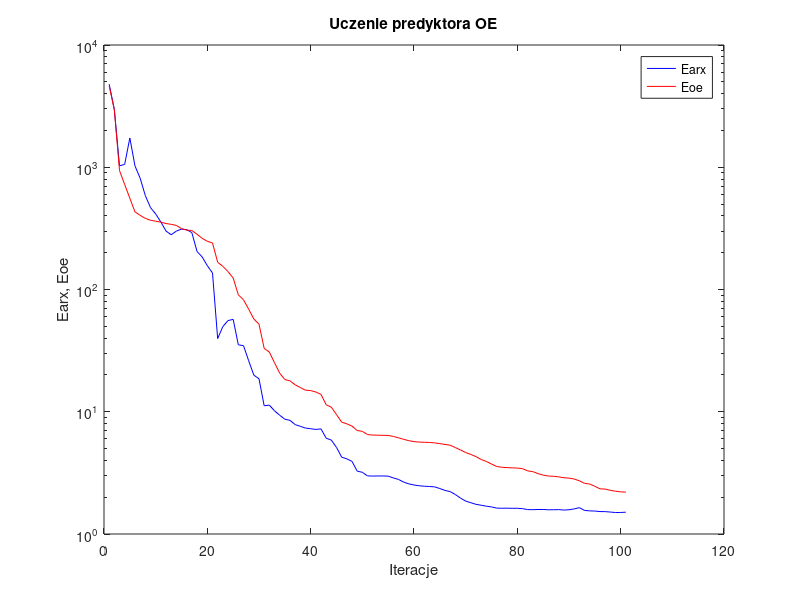
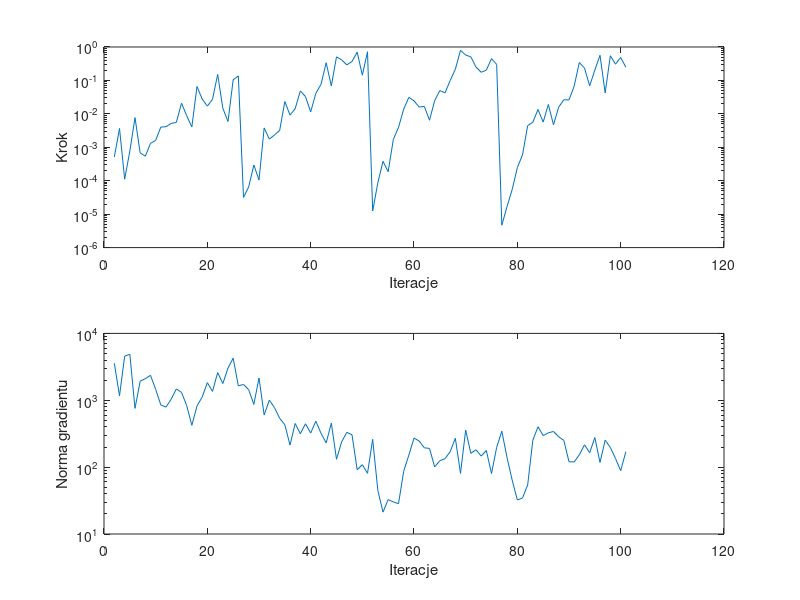

Recreate these plots in MATLAB, in order.
%uczenie predyktora oe
clear all;
n=0; farx(n+1)=4.780175e+003; foe(n+1)=4.640242e+003; wspucz(n+1)=0.000000e+000; ng(n+1)=0.000000e+000;
%odnowa zmiennej metryki
n=1; farx(n+1)=2.970683e+003; foe(n+1)=2.947622e+003; krok(n+1)=5.127695e-004; ng(n+1)=3.570163e+003;
n=2; farx(n+1)=1.027649e+003; foe(n+1)=9.403581e+002; krok(n+1)=3.657312e-003; ng(n+1)=1.165646e+003;
n=3; farx(n+1)=1.055655e+003; foe(n+1)=7.227238e+002; krok(n+1)=1.112345e-004; ng(n+1)=4.574301e+003;
n=4; farx(n+1)=1.735419e+003; foe(n+1)=5.579688e+002; krok(n+1)=7.740461e-004; ng(n+1)=4.866576e+003;
n=5; farx(n+1)=1.023928e+003; foe(n+1)=4.313016e+002; krok(n+1)=7.692316e-003; ng(n+1)=7.557971e+002;
n=6; farx(n+1)=8.127985e+002; foe(n+1)=4.042344e+002; krok(n+1)=6.791933e-004; ng(n+1)=1.930184e+003;
n=7; farx(n+1)=5.856048e+002; foe(n+1)=3.818806e+002; krok(n+1)=5.440767e-004; ng(n+1)=2.107624e+003;
n=8; farx(n+1)=4.677447e+002; foe(n+1)=3.683879e+002; krok(n+1)=1.307219e-003; ng(n+1)=2.362028e+003;
n=9; farx(n+1)=4.150407e+002; foe(n+1)=3.621981e+002; krok(n+1)=1.612540e-003; ng(n+1)=1.453748e+003;
n=10; farx(n+1)=3.571098e+002; foe(n+1)=3.555540e+002; krok(n+1)=4.027729e-003; ng(n+1)=8.496387e+002;
n=11; farx(n+1)=3.008085e+002; foe(n+1)=3.464524e+002; krok(n+1)=4.126056e-003; ng(n+1)=7.895546e+002;
n=12; farx(n+1)=2.804541e+002; foe(n+1)=3.412834e+002; krok(n+1)=5.167850e-003; ng(n+1)=1.037719e+003;
n=13; farx(n+1)=3.003773e+002; foe(n+1)=3.343742e+002; krok(n+1)=5.548179e-003; ng(n+1)=1.477025e+003;
n=14; farx(n+1)=3.119452e+002; foe(n+1)=3.148650e+002; krok(n+1)=2.096657e-002; ng(n+1)=1.310707e+003;
n=15; farx(n+1)=3.088336e+002; foe(n+1)=3.057731e+002; krok(n+1)=8.806488e-003; ng(n+1)=8.370943e+002;
n=16; farx(n+1)=2.921546e+002; foe(n+1)=3.041000e+002; krok(n+1)=4.065324e-003; ng(n+1)=4.219907e+002;
n=17; farx(n+1)=2.050279e+002; foe(n+1)=2.831656e+002; krok(n+1)=6.563449e-002; ng(n+1)=8.236071e+002;
n=18; farx(n+1)=1.846302e+002; foe(n+1)=2.620697e+002; krok(n+1)=2.768352e-002; ng(n+1)=1.115059e+003;
n=19; farx(n+1)=1.565159e+002; foe(n+1)=2.479904e+002; krok(n+1)=1.703693e-002; ng(n+1)=1.834438e+003;
n=20; farx(n+1)=1.365667e+002; foe(n+1)=2.403125e+002; krok(n+1)=2.721013e-002; ng(n+1)=1.356653e+003;
n=21; farx(n+1)=3.966805e+001; foe(n+1)=1.670981e+002; krok(n+1)=1.512759e-001; ng(n+1)=2.591840e+003;
n=22; farx(n+1)=4.973845e+001; foe(n+1)=1.545939e+002; krok(n+1)=1.468412e-002; ng(n+1)=1.778368e+003;
n=23; farx(n+1)=5.569496e+001; foe(n+1)=1.401356e+002; krok(n+1)=5.915258e-003; ng(n+1)=3.032779e+003;
n=24; farx(n+1)=5.697717e+001; foe(n+1)=1.241006e+002; krok(n+1)=1.046893e-001; ng(n+1)=4.265621e+003;
n=25; farx(n+1)=3.530801e+001; foe(n+1)=9.045637e+001; krok(n+1)=1.362644e-001; ng(n+1)=1.638293e+003;
%odnowa zmiennej metryki
n=26; farx(n+1)=3.471401e+001; foe(n+1)=8.243758e+001; krok(n+1)=3.168396e-005; ng(n+1)=1.727332e+003;
n=27; farx(n+1)=2.613580e+001; foe(n+1)=6.905317e+001; krok(n+1)=6.491660e-005; ng(n+1)=1.445150e+003;
n=28; farx(n+1)=1.992570e+001; foe(n+1)=5.739156e+001; krok(n+1)=2.967298e-004; ng(n+1)=8.659980e+002;
n=29; farx(n+1)=1.861341e+001; foe(n+1)=5.202157e+001; krok(n+1)=1.046887e-004; ng(n+1)=2.151275e+003;
n=30; farx(n+1)=1.119371e+001; foe(n+1)=3.299204e+001; krok(n+1)=3.795826e-003; ng(n+1)=6.016271e+002;
n=31; farx(n+1)=1.133196e+001; foe(n+1)=3.078160e+001; krok(n+1)=1.751967e-003; ng(n+1)=1.005008e+003;
n=32; farx(n+1)=1.018194e+001; foe(n+1)=2.521057e+001; krok(n+1)=2.339724e-003; ng(n+1)=7.754878e+002;
n=33; farx(n+1)=9.369006e+000; foe(n+1)=2.069497e+001; krok(n+1)=3.207202e-003; ng(n+1)=5.374673e+002;
n=34; farx(n+1)=8.689098e+000; foe(n+1)=1.834360e+001; krok(n+1)=2.338404e-002; ng(n+1)=4.306092e+002;
n=35; farx(n+1)=8.506980e+000; foe(n+1)=1.790864e+001; krok(n+1)=9.222377e-003; ng(n+1)=2.134914e+002;
n=36; farx(n+1)=7.846619e+000; foe(n+1)=1.660559e+001; krok(n+1)=1.423801e-002; ng(n+1)=4.494987e+002;
n=37; farx(n+1)=7.602196e+000; foe(n+1)=1.576615e+001; krok(n+1)=4.857442e-002; ng(n+1)=3.160841e+002;
n=38; farx(n+1)=7.351899e+000; foe(n+1)=1.501384e+001; krok(n+1)=3.276344e-002; ng(n+1)=4.455713e+002;
n=39; farx(n+1)=7.264944e+000; foe(n+1)=1.489998e+001; krok(n+1)=1.142218e-002; ng(n+1)=3.230443e+002;
n=40; farx(n+1)=7.165674e+000; foe(n+1)=1.450656e+001; krok(n+1)=4.086147e-002; ng(n+1)=4.869410e+002;
n=41; farx(n+1)=7.241229e+000; foe(n+1)=1.386042e+001; krok(n+1)=7.660919e-002; ng(n+1)=3.205387e+002;
n=42; farx(n+1)=6.078586e+000; foe(n+1)=1.141045e+001; krok(n+1)=3.372291e-001; ng(n+1)=2.297801e+002;
n=43; farx(n+1)=5.863068e+000; foe(n+1)=1.089631e+001; krok(n+1)=6.864555e-002; ng(n+1)=4.560619e+002;
n=44; farx(n+1)=5.107031e+000; foe(n+1)=9.483009e+000; krok(n+1)=5.065776e-001; ng(n+1)=1.310086e+002;
n=45; farx(n+1)=4.251500e+000; foe(n+1)=8.218149e+000; krok(n+1)=4.112198e-001; ng(n+1)=2.391329e+002;
n=46; farx(n+1)=4.116617e+000; foe(n+1)=7.965388e+000; krok(n+1)=2.921091e-001; ng(n+1)=3.315059e+002;
n=47; farx(n+1)=3.927111e+000; foe(n+1)=7.633379e+000; krok(n+1)=3.691454e-001; ng(n+1)=3.047367e+002;
n=48; farx(n+1)=3.269697e+000; foe(n+1)=7.022322e+000; krok(n+1)=7.011953e-001; ng(n+1)=9.143975e+001;
n=49; farx(n+1)=3.197608e+000; foe(n+1)=6.914372e+000; krok(n+1)=1.434696e-001; ng(n+1)=1.087212e+002;
n=50; farx(n+1)=2.987677e+000; foe(n+1)=6.507575e+000; krok(n+1)=7.203499e-001; ng(n+1)=8.082193e+001;
%odnowa zmiennej metryki
n=51; farx(n+1)=2.978295e+000; foe(n+1)=6.443986e+000; krok(n+1)=1.249822e-005; ng(n+1)=2.607632e+002;
n=52; farx(n+1)=2.982775e+000; foe(n+1)=6.432546e+000; krok(n+1)=8.683747e-005; ng(n+1)=4.490767e+001;
n=53; farx(n+1)=2.983505e+000; foe(n+1)=6.415447e+000; krok(n+1)=3.812868e-004; ng(n+1)=2.123710e+001;
n=54; farx(n+1)=2.973139e+000; foe(n+1)=6.399303e+000; krok(n+1)=1.858107e-004; ng(n+1)=3.275899e+001;
n=55; farx(n+1)=2.875014e+000; foe(n+1)=6.283091e+000; krok(n+1)=1.726346e-003; ng(n+1)=3.017056e+001;
n=56; farx(n+1)=2.794779e+000; foe(n+1)=6.122756e+000; krok(n+1)=3.936758e-003; ng(n+1)=2.837187e+001;
n=57; farx(n+1)=2.658041e+000; foe(n+1)=5.950758e+000; krok(n+1)=1.376894e-002; ng(n+1)=8.661635e+001;
n=58; farx(n+1)=2.570934e+000; foe(n+1)=5.796788e+000; krok(n+1)=3.120433e-002; ng(n+1)=1.513969e+002;
n=59; farx(n+1)=2.517179e+000; foe(n+1)=5.700167e+000; krok(n+1)=2.452306e-002; ng(n+1)=2.716283e+002;
n=60; farx(n+1)=2.481034e+000; foe(n+1)=5.647213e+000; krok(n+1)=1.596372e-002; ng(n+1)=2.456064e+002;
n=61; farx(n+1)=2.459788e+000; foe(n+1)=5.626867e+000; krok(n+1)=1.669856e-002; ng(n+1)=1.945321e+002;
n=62; farx(n+1)=2.446507e+000; foe(n+1)=5.608333e+000; krok(n+1)=6.450159e-003; ng(n+1)=1.905637e+002;
n=63; farx(n+1)=2.429382e+000; foe(n+1)=5.563871e+000; krok(n+1)=2.489395e-002; ng(n+1)=1.005508e+002;
n=64; farx(n+1)=2.353982e+000; foe(n+1)=5.481285e+000; krok(n+1)=4.973429e-002; ng(n+1)=1.249428e+002;
n=65; farx(n+1)=2.272251e+000; foe(n+1)=5.405190e+000; krok(n+1)=4.242564e-002; ng(n+1)=1.335469e+002;
n=66; farx(n+1)=2.222633e+000; foe(n+1)=5.327866e+000; krok(n+1)=9.909413e-002; ng(n+1)=1.704526e+002;
n=67; farx(n+1)=2.103960e+000; foe(n+1)=5.091914e+000; krok(n+1)=2.153023e-001; ng(n+1)=2.702524e+002;
n=68; farx(n+1)=1.967146e+000; foe(n+1)=4.870035e+000; krok(n+1)=7.926233e-001; ng(n+1)=8.070723e+001;
n=69; farx(n+1)=1.857768e+000; foe(n+1)=4.637677e+000; krok(n+1)=5.732413e-001; ng(n+1)=3.577485e+002;
n=70; farx(n+1)=1.803075e+000; foe(n+1)=4.476465e+000; krok(n+1)=5.076613e-001; ng(n+1)=1.604673e+002;
n=71; farx(n+1)=1.748299e+000; foe(n+1)=4.293358e+000; krok(n+1)=2.507212e-001; ng(n+1)=1.821891e+002;
n=72; farx(n+1)=1.719522e+000; foe(n+1)=4.067137e+000; krok(n+1)=1.752988e-001; ng(n+1)=1.462514e+002;
n=73; farx(n+1)=1.688214e+000; foe(n+1)=3.924020e+000; krok(n+1)=2.031949e-001; ng(n+1)=1.769970e+002;
n=74; farx(n+1)=1.665762e+000; foe(n+1)=3.735410e+000; krok(n+1)=4.485036e-001; ng(n+1)=8.025404e+001;
n=75; farx(n+1)=1.628721e+000; foe(n+1)=3.567194e+000; krok(n+1)=3.003510e-001; ng(n+1)=1.978962e+002;
%odnowa zmiennej metryki
n=76; farx(n+1)=1.624057e+000; foe(n+1)=3.515616e+000; krok(n+1)=4.679790e-006; ng(n+1)=3.439903e+002;
n=77; farx(n+1)=1.626372e+000; foe(n+1)=3.492290e+000; krok(n+1)=1.675717e-005; ng(n+1)=1.396975e+002;
n=78; farx(n+1)=1.622589e+000; foe(n+1)=3.475752e+000; krok(n+1)=5.445660e-005; ng(n+1)=6.394959e+001;
n=79; farx(n+1)=1.623700e+000; foe(n+1)=3.461868e+000; krok(n+1)=2.456241e-004; ng(n+1)=3.227765e+001;
n=80; farx(n+1)=1.611987e+000; foe(n+1)=3.424131e+000; krok(n+1)=5.927846e-004; ng(n+1)=3.451555e+001;
n=81; farx(n+1)=1.583292e+000; foe(n+1)=3.283679e+000; krok(n+1)=4.440041e-003; ng(n+1)=5.415560e+001;
n=82; farx(n+1)=1.581676e+000; foe(n+1)=3.237728e+000; krok(n+1)=5.627734e-003; ng(n+1)=2.523042e+002;
n=83; farx(n+1)=1.586360e+000; foe(n+1)=3.118743e+000; krok(n+1)=1.349272e-002; ng(n+1)=4.020816e+002;
n=84; farx(n+1)=1.586893e+000; foe(n+1)=3.034063e+000; krok(n+1)=5.662806e-003; ng(n+1)=2.965062e+002;
n=85; farx(n+1)=1.578606e+000; foe(n+1)=2.977429e+000; krok(n+1)=1.904592e-002; ng(n+1)=3.257888e+002;
n=86; farx(n+1)=1.579337e+000; foe(n+1)=2.967880e+000; krok(n+1)=4.702595e-003; ng(n+1)=3.415949e+002;
n=87; farx(n+1)=1.583162e+000; foe(n+1)=2.933595e+000; krok(n+1)=1.586357e-002; ng(n+1)=2.845179e+002;
n=88; farx(n+1)=1.569983e+000; foe(n+1)=2.884744e+000; krok(n+1)=2.643052e-002; ng(n+1)=2.509108e+002;
n=89; farx(n+1)=1.578793e+000; foe(n+1)=2.864441e+000; krok(n+1)=2.606552e-002; ng(n+1)=1.202122e+002;
n=90; farx(n+1)=1.603665e+000; foe(n+1)=2.818511e+000; krok(n+1)=6.754317e-002; ng(n+1)=1.195552e+002;
n=91; farx(n+1)=1.642896e+000; foe(n+1)=2.724251e+000; krok(n+1)=3.435737e-001; ng(n+1)=1.528491e+002;
n=92; farx(n+1)=1.559290e+000; foe(n+1)=2.596999e+000; krok(n+1)=2.343012e-001; ng(n+1)=2.155685e+002;
n=93; farx(n+1)=1.546208e+000; foe(n+1)=2.564794e+000; krok(n+1)=6.863735e-002; ng(n+1)=1.641010e+002;
n=94; farx(n+1)=1.540838e+000; foe(n+1)=2.456381e+000; krok(n+1)=2.045255e-001; ng(n+1)=2.769494e+002;
n=95; farx(n+1)=1.525993e+000; foe(n+1)=2.341084e+000; krok(n+1)=5.631821e-001; ng(n+1)=1.174254e+002;
n=96; farx(n+1)=1.524352e+000; foe(n+1)=2.331582e+000; krok(n+1)=4.235232e-002; ng(n+1)=2.533213e+002;
n=97; farx(n+1)=1.512167e+000; foe(n+1)=2.275476e+000; krok(n+1)=5.467184e-001; ng(n+1)=1.968078e+002;
n=98; farx(n+1)=1.498442e+000; foe(n+1)=2.238569e+000; krok(n+1)=3.056660e-001; ng(n+1)=1.348587e+002;
n=99; farx(n+1)=1.499997e+000; foe(n+1)=2.212959e+000; krok(n+1)=4.859246e-001; ng(n+1)=8.834148e+001;
n=100; farx(n+1)=1.508013e+000; foe(n+1)=2.199590e+000; krok(n+1)=2.489869e-001; ng(n+1)=1.698205e+002;

figure; semilogy(farx,'b'); hold on; semilogy(foe,'r'); xlabel('Iteracje'); ylabel('Earx, Eoe'); legend('Earx','Eoe'); title('Uczenie predyktora OE');
figure; subplot(2,1,1); semilogy(krok); xlabel('Iteracje'); ylabel('Krok');
subplot(2,1,2); semilogy(ng); xlabel('Iteracje'); ylabel('Norma gradientu');
Earx=farx(n+1)
Eoe=foe(n+1)
